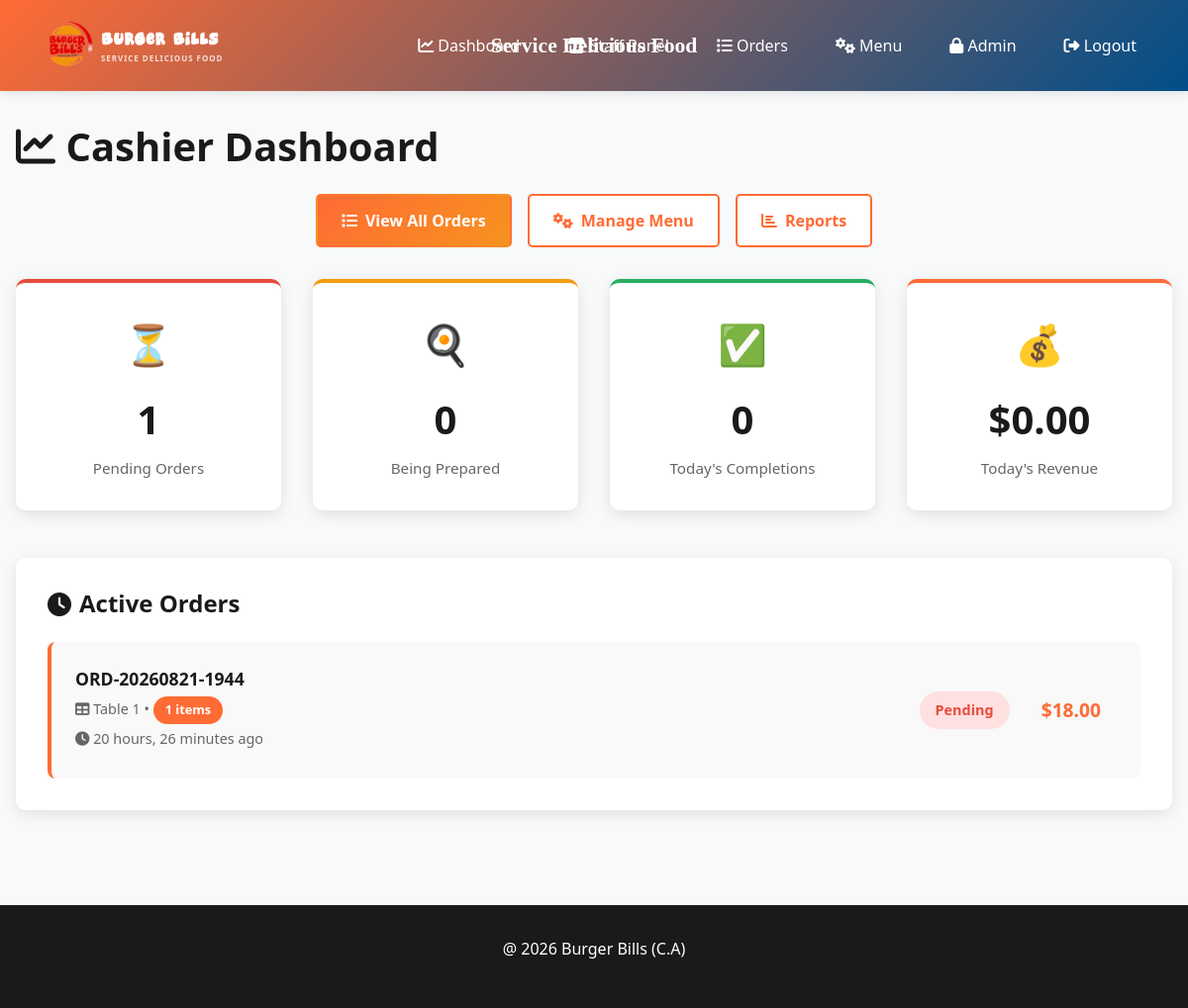
Before: /dashboard/ (signed in) with the older database file.
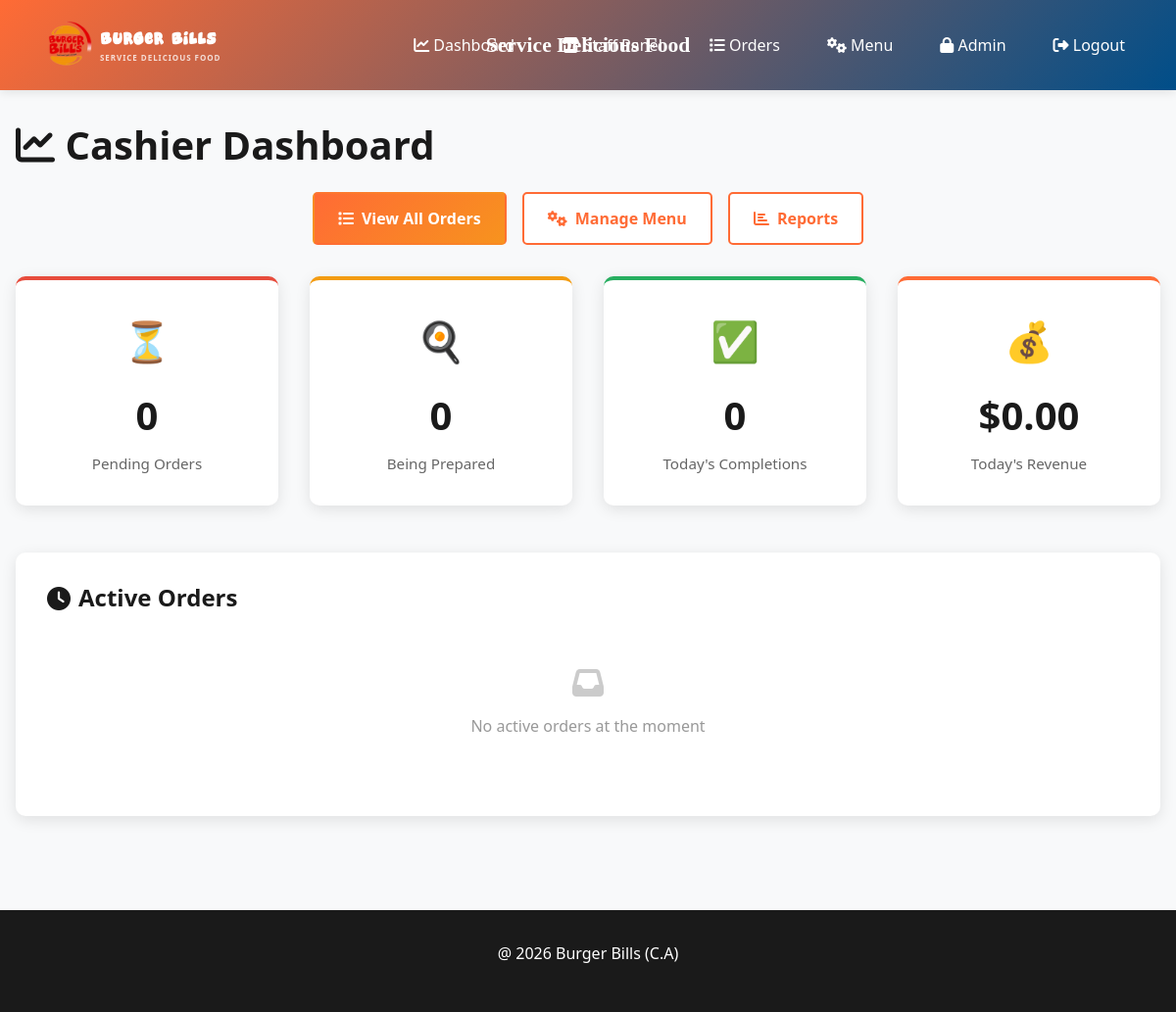
After: the same page with the newer database file.
### menu/models.py (models this page shows, shortened)
class Order(models.Model):
    ORDER_STATUS_CHOICES = [
        ('pending', 'Pending'),
        ('confirmed', 'Confirmed'),
        ('preparing', 'Preparing'),
        ('ready', 'Ready'),
        ('completed', 'Completed'),
        ('cancelled', 'Cancelled'),
    ]
    ORDER_TYPE_CHOICES = [
        ('dine_in', 'Dine In'),
        ('pickup', 'Pickup'),
    ]
    table = models.ForeignKey(Table, on_delete=models.CASCADE, related_name='orders', null=True, blank=True)
    order_number = models.CharField(max_length=20, unique=True)
    status = models.CharField(max_length=20, choices=ORDER_STATUS_CHOICES, default='pending')
    order_type = models.CharField(max_length=20, choices=ORDER_TYPE_CHOICES, default='dine_in')
    customer_name = models.CharField(max_length=200, blank=True)
    customer_phone = models.CharField(max_length=20, blank=True)
    customer_email = models.EmailField(blank=True)
    total_amount = models.DecimalField(max_digits=10, decimal_places=2, default=0)
    special_instructions = models.TextField(blank=True)
    estimated_time = models.IntegerField(default=20, help_text="Estimated time in minutes")
    is_called = models.BooleanField(default=False, help_text="Customer has been called to pick up")
    called_at = models.DateTimeField(blank=True, null=True)
    cart_expires_at = models.DateTimeField(blank=True, null=True, help_text="Cart auto-expires after 5 minutes of inactivity")
    created_at = models.DateTimeField(auto_now_add=True)
    updated_at = models.DateTimeField(auto_now=True)
    completed_at = models.DateTimeField(blank=True, null=True)
    class Meta:
        ordering = ['-created_at']

class Table(models.Model):
    number = models.IntegerField(unique=True)
    capacity = models.IntegerField(default=4)
    qr_code = models.ImageField(upload_to='qr_codes/', blank=True, null=True)
    qr_access_token = models.UUIDField(default=uuid.uuid4, editable=False)
    is_active = models.BooleanField(default=True)
    created_at = models.DateTimeField(auto_now_add=True)
    class Meta:
        ordering = ['number']

### menu/views.py (the view)
# urls.py: path('dashboard/', views.dashboard, name='dashboard'),
@login_required
def dashboard(request):
    if not request.user.is_staff:
        return redirect('index')
    pending_orders = Order.objects.filter(status__in=['pending', 'confirmed']).count()
    preparing_orders = Order.objects.filter(status='preparing').count()
    today_completed = Order.objects.filter(
        status='completed',
        completed_at__date=timezone.now().date()
    ).count()
    today_revenue = Order.objects.filter(
        status='completed',
        completed_at__date=timezone.now().date()
    ).aggregate(Sum('total_amount'))['total_amount__sum'] or 0
    active_orders = Order.objects.filter(
        status__in=['pending', 'confirmed', 'preparing']
    ).order_by('-created_at')[:10]
    context = {
        'pending_orders': pending_orders,
        'preparing_orders': preparing_orders,
        'today_completed': today_completed,
        'today_revenue': today_revenue,
        'active_orders': active_orders,
    }
    return render(request, 'menu/dashboard.html', context)

### templates/menu/dashboard.html (shortened to what this page needs)
{% extends 'menu/base.html' %}
{% block content %}
<h1><i class="fas fa-chart-line"></i> Cashier Dashboard</h1>
<div class="quick-actions">
    <a href="{% url 'all_orders' %}" class="btn-quick btn-quick-primary">
        <i class="fas fa-list"></i> View All Orders
    </a>
    <a href="{% url 'menu_management' %}" class="btn-quick">
        <i class="fas fa-cogs"></i> Manage Menu
    </a>
    <a href="{% url 'reports' %}" class="btn-quick">
        <i class="fas fa-chart-bar"></i> Reports
    </a>
</div>
<div class="stats-grid">
    <div class="stat-card pending">
        <div class="stat-icon">⏳</div>
        <div class="stat-number">{{ pending_orders }}</div>
        <div class="stat-label">Pending Orders</div>
    </div>
    <div class="stat-card preparing">
        <div class="stat-icon">🍳</div>
        <div class="stat-number">{{ preparing_orders }}</div>
        <div class="stat-label">Being Prepared</div>
    </div>
    <div class="stat-card completed">
        <div class="stat-icon">✅</div>
        <div class="stat-number">{{ today_completed }}</div>
        <div class="stat-label">Today's Completions</div>
    </div>
    <div class="stat-card revenue">
        <div class="stat-icon">💰</div>
        <div class="stat-number">${{ today_revenue|floatformat:2 }}</div>
        <div class="stat-label">Today's Revenue</div>
    </div>
</div>
<div class="orders-section">
    <h2 class="section-title">
        <i class="fas fa-clock"></i> Active Orders
    </h2>
    {% if active_orders %}
        <div class="order-list">
            {% for order in active_orders %}
                <div class="order-card">
                    <div class="order-info">
                        <div class="order-number">{{ order.order_number }}</div>
                        <div class="order-meta">
                            <i class="fas fa-table"></i> Table {{ order.table.number }}
                            •
                            <span class="order-items-count">{{ order.items.count }} items</span>
                        </div>
                        <div class="order-meta">
                            <i class="fas fa-clock"></i> {{ order.created_at|timesince }} ago
                        </div>
                    </div>
                    <div style="text-align: right; display: flex; align-items: center; gap: 1rem;">
                        <span class="order-status-badge status-{{ order.status }}">
                            {% if order.status == 'pending' %}Pending{% elif order.status == 'confirmed' %}Confirmed{% elif order.status == 'preparing' %}Preparing{% elif order.status == 'ready' %}Ready{% else %}{{ order.status }}{% endif %}
                        </span>
                        <div style="text-align: right;">
                            <div style="font-weight: 700; font-size: 1.2rem; color: #FF6B35;">
                                ${{ order.total_amount }}
                            </div>
                        </div>
                    </div>
                </div>
            {% endfor %}
        </div>
    {% else %}
        <div class="empty-state">
            <i class="fas fa-inbox"></i>
            <p>No active orders at the moment</p>
        </div>
    {% endif %}
</div>
{% endblock %}

Changed rows visible on the page:
removed Order: order_number "ORD-20260821-1944", table.number "1", items.count "1", created_at "20 hours, 26 minutes", status "Pending", total_amount "18.00"
Other visible differences:
{{ pending_orders }}: "1" → "0"
text now shown: "No active orders at the moment"
